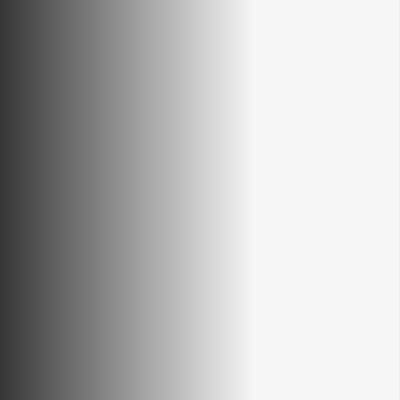
Frame 1 (no input)
Frame 60 (no input): identical to frame 1, image omitted
Frame 120 (the mouse pressed at the canvas centre since frame 60): identical to frame 1, image omitted

The p5.js sketch that drew this single still picture (run headless with seeded random() and noise() and a simulated clock; from frame 60 on, the mouse is pressed at the canvas centre):

// p5.js sketch
// ── sketch.js

//Utilizando linhas verticais, crie um degradê que começa preto na esquerda e termina branco na direita.
let i;

function setup() {
  createCanvas(400, 400);
}

function lines(){
  
}

function draw() {
  background(220);
  
  for(i = 0; i<width; i++){
     stroke(i);
     line(i, 0,i, 400);
    
    
  }


}
